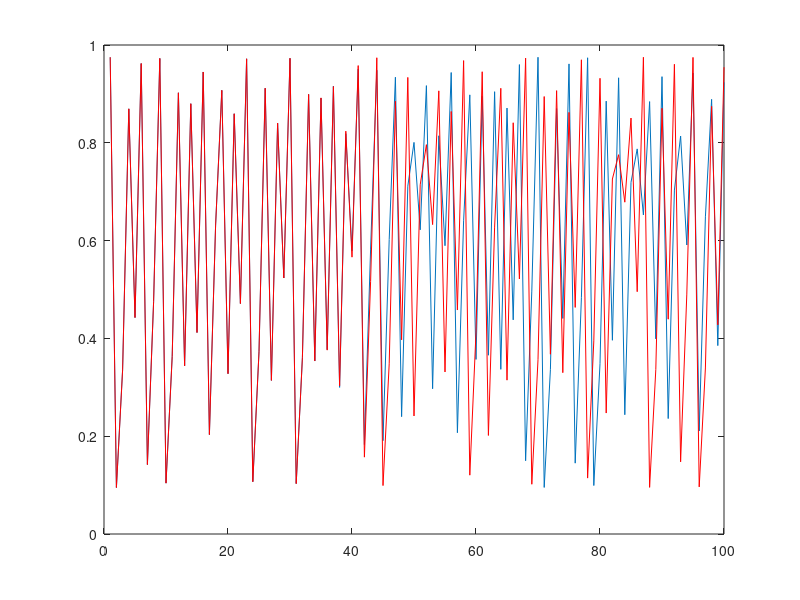

Here is the MATLAB script that generated this plot:
#x(n+1) = delta * xn * (1 - xn); уравнение плодящихся кроликов???? логистическое отображение

#возьмём n = 10
#delta = 1:0.1:4;
delta = 3.9;
xn = 0.500001;
xn1 = 0.5;
X = [];
Y = [];
X1 = [];
Y1 = [];
for i=1:100
  xn = delta .* xn .* (1 - xn);
  xn1 = delta .* xn1 .* (1 - xn1);
  X(i) = i;
  Y(i) = xn;
  X1(i) = i;
  Y1(i) = xn1;
endfor
plot(X, Y);
hold on;
plot(X1, Y1, 'red');
hold off;
